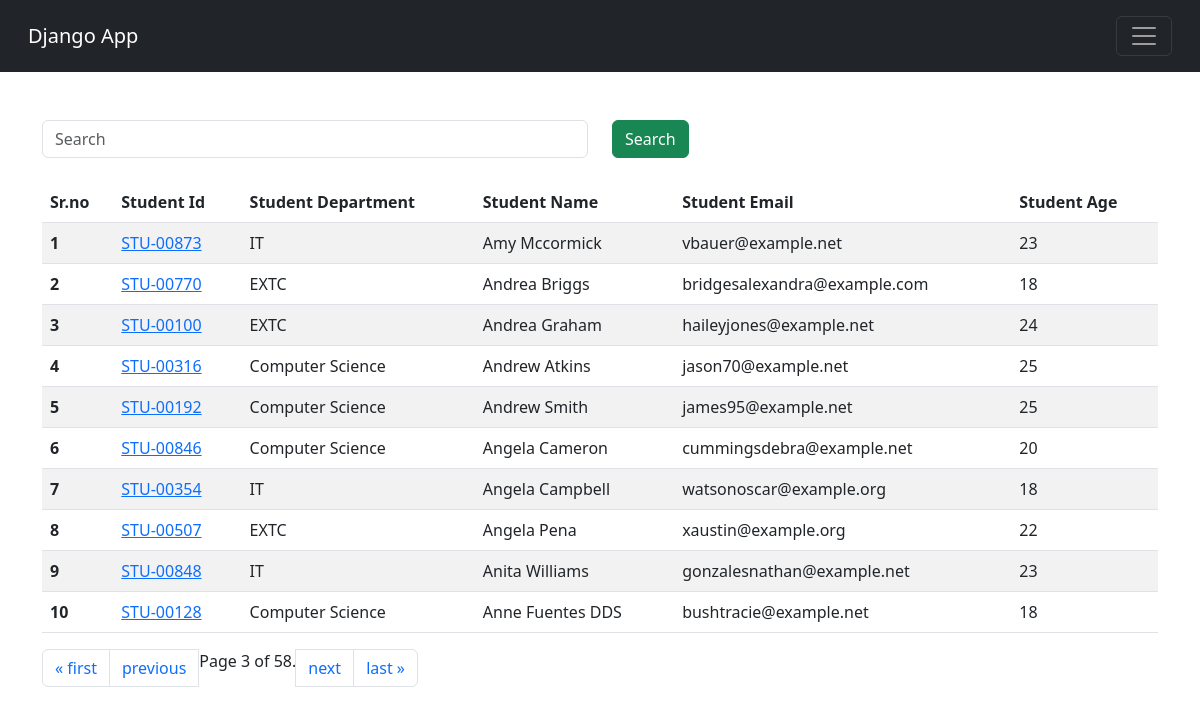
Screenshot of /students/?page=3 with the database file from the repository.
### vegetable/models.py (models this page shows)
class Student(models.Model):
    department = models.ForeignKey(Department, related_name="depart", on_delete=models.CASCADE)
    studentId = models.OneToOneField(StudentID, related_name="studentid", on_delete=models.CASCADE)
    studentName = models.CharField(max_length=100)
    studentEmail = models.EmailField(unique=True)
    studentAge = models.IntegerField(default=1)
    studentAddress = models.TextField()
    isDeleted = models.BooleanField(default=False)
    objects = StudentManager()
    adminObjects = models.Manager()
    def __str__(self) -> str:
        return self.studentName
    class Meta:
        ordering = ['studentName']
        verbose_name = "student"

class StudentID(models.Model):
    studentId = models.CharField(max_length=100)
    def __str__(self) -> str:
        return self.studentId

class Department(models.Model):
    department = models.CharField(max_length=100)
    def __str__(self) -> str:
        return self.department
    class Meta:
        ordering = ['department']

### vegetable/views.py (the view, shortened to what this page needs)
# urls.py: path("students/",getStudents, name="StudentPage"),
def getStudents(request):
    querySet = Student.objects.all()
    paginator = Paginator(querySet, 10)  # Show 10 students per page.
    page_number = request.GET.get("page", 1)
    page_obj = paginator.get_page(page_number)
    print(page_obj.object_list)
    context = {'querySet' : page_obj }
    return render(request, 'report/students.html', context)

### vegetable/models.py (called while the page is built)
    def get_queryset(self):
        return super().get_queryset().filter(isDeleted = False)

### vegetable/templates/report/students.html
{% extends "base.html" %}
{% block start %}
    <div class="container mt-5">
        <form class="mb-4">
          <div class="row">
            <div class="col-md-6">
              <input class="form-control" type="search" name="search" placeholder="Search ">
            </div>
            <div class="col-md-6">
              <button type="submit" class="btn btn-success">Search</button>
            </div>
          </div>
        </form>
        <table class="table table-striped table-hover">
            <thead>
              <tr>
                <th scope="col">Sr.no</th>
                <th scope="col">Student Id</th>
                <th scope="col">Student Department</th>
                <th scope="col">Student Name</th>
                <th scope="col">Student Email</th>
                <th scope="col">Student Age</th>
              </tr>
            </thead>
            <tbody>
                {% for student in querySet %}
              <tr>
                <th scope="row">{{ forloop.counter }}</th>
                <td><a href="{% url 'showMarks' student.studentId %}"> {{student.studentId}}</a></td>
                <td>{{student.department}}</td>
                <td>{{student.studentName}}</td>
                <td>{{student.studentEmail}}</td>
                <td>{{student.studentAge}}</td>
              </tr>
              {% endfor %}
            </tbody>
            </table>
              <nav aria-label="Page navigation example">
              <ul class="pagination">
                    {% if querySet.has_previous %}
                    <li class="page-item"> <a class="page-link" href="?page=1">&laquo; first</a></li>
                    <li class="page-item"> <a  class="page-link" href="?page={{ querySet.previous_page_number }}">previous</a></li>
                    {% endif %}
                    <span class="current">
                        Page {{ querySet.number }} of {{ querySet.paginator.num_pages }}.
                    </span>
                    {% if querySet.has_next %}
                    <li class="page-item"> <a class="page-link" href="?page={{ querySet.next_page_number }}">next</a></li>
                        <li class="page-item"><a class="page-link" href="?page={{ querySet.paginator.num_pages }}">last &raquo;</a></li>
                    {% endif %}
        </ul>
        </nav>
    </div>
{% endblock %}

### rows the page displays
Student: studentId "STU-00873", department "IT", studentName "Amy Mccormick", studentEmail "vbauer@example.net", studentAge "23"
Student: studentId "STU-00770", department "EXTC", studentName "Andrea Briggs", studentEmail "bridgesalexandra@example.com", studentAge "18"
Student: studentId "STU-00100", department "EXTC", studentName "Andrea Graham", studentEmail "haileyjones@example.net", studentAge "24"
Student: studentId "STU-00316", department "Computer Science", studentName "Andrew Atkins", studentEmail "jason70@example.net", studentAge "25"
Student: studentId "STU-00192", department "Computer Science", studentName "Andrew Smith", studentEmail "james95@example.net", studentAge "25"
Student: studentId "STU-00846", department "Computer Science", studentName "Angela Cameron", studentEmail "cummingsdebra@example.net", studentAge "20"
Student: studentId "STU-00354", department "IT", studentName "Angela Campbell", studentEmail "watsonoscar@example.org", studentAge "18"
Student: studentId "STU-00507", department "EXTC", studentName "Angela Pena", studentEmail "xaustin@example.org", studentAge "22"
Student: studentId "STU-00848", department "IT", studentName "Anita Williams", studentEmail "gonzalesnathan@example.net", studentAge "23"
Student: studentId "STU-00128", department "Computer Science", studentName "Anne Fuentes DDS", studentEmail "bushtracie@example.net", studentAge "18"

### other values shown
{{ querySet.number }} "3"
{{ querySet.paginator.num_pages }} "58"
